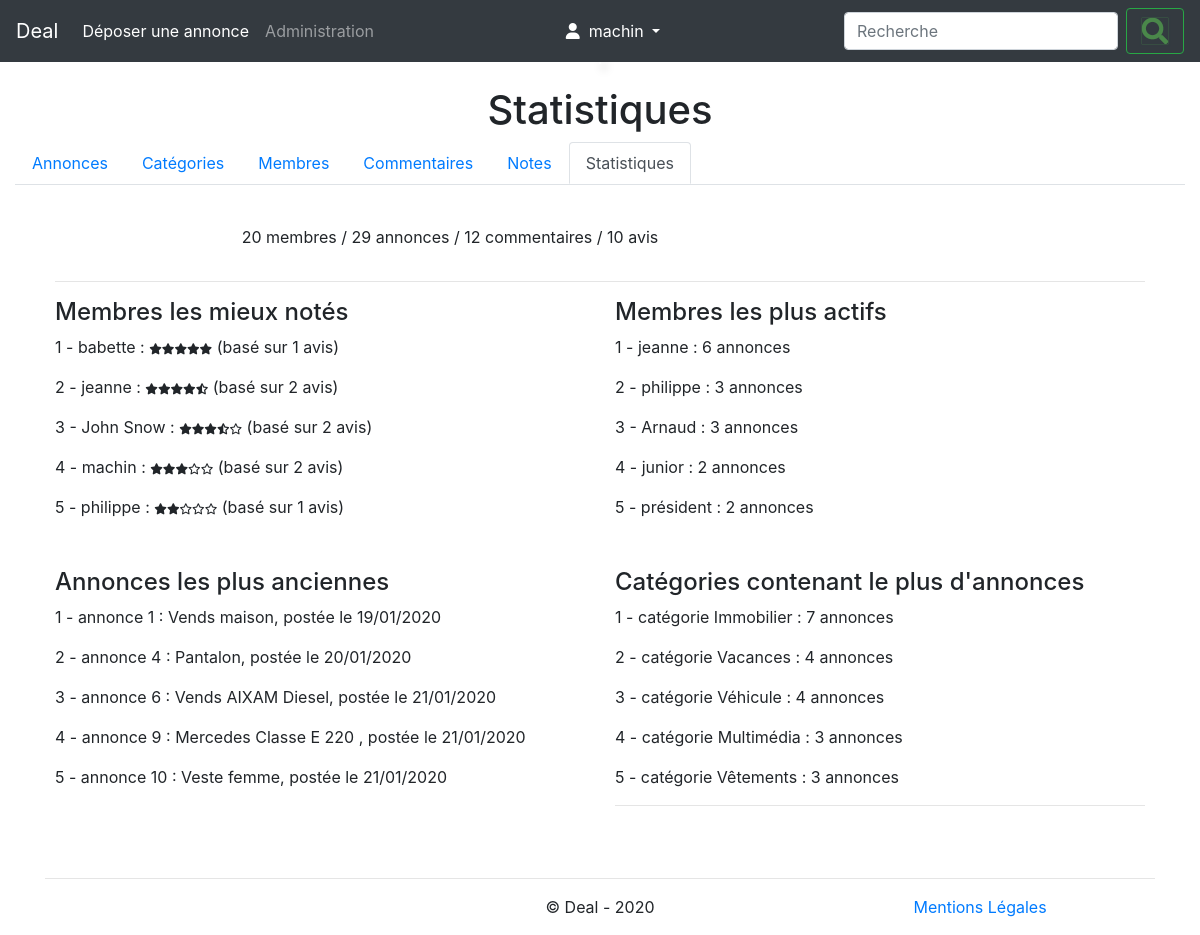
Page /admin/statistiques.php (signed in) on the committed database.
### tables this page shows
CREATE TABLE IF NOT EXISTS `annonce` (
  `id` int(11) NOT NULL AUTO_INCREMENT,
  `titre` varchar(255) NOT NULL,
  `description_courte` varchar(255) NOT NULL,
  `description_longue` text NOT NULL,
  `prix` float NOT NULL,
  `photo` varchar(255) NOT NULL,
  `pays` varchar(100) NOT NULL,
  `ville` varchar(100) NOT NULL,
  `adresse` text NOT NULL,
  `code_postal` char(5) NOT NULL,
  `membre_id` int(11) DEFAULT NULL,
  `categorie_id` int(11) NOT NULL,
  `date_enregistrement` datetime NOT NULL,
  PRIMARY KEY (`id`),
  KEY `membre_id` (`membre_id`),
  KEY `categorie_id` (`categorie_id`)
);

### inc/init.php (called while the page is built, shortened)
<?php
$pdo = new PDO( 'mysql:host=localhost;dbname=deal'
              , 'philippe'
              , 'Philippe'
              , array ( PDO::ATTR_ERRMODE => PDO::ERRMODE_WARNING
              	      , PDO::MYSQL_ATTR_INIT_COMMAND => 'SET NAMES utf8'
              	      )
              );
$contenu = '';
require_once 'functions.php';

### admin/statistiques.php (the view, shortened to what this page needs)
<?php
require_once '../inc/init.php';
$resultat = executerRequete ("SELECT COUNT(*) FROM annonce");
$nombreAnnonces = $resultat->fetch (PDO::FETCH_NUM)[0];
$resultat = executerRequete ("SELECT COUNT(*) FROM membre");
$nombreMembres = $resultat->fetch (PDO::FETCH_NUM)[0];
$resultat = executerRequete ("SELECT COUNT(*) FROM commentaire");
$nombreCommentaires = $resultat->fetch (PDO::FETCH_NUM)[0];
$resultat = executerRequete ("SELECT COUNT(*) FROM note");
$nombreAvis = $resultat->fetch (PDO::FETCH_NUM)[0];
$resultat=executerRequete("SELECT pseudo, COUNT(note) nombreAvis, AVG(note) moyenne FROM membre LEFT JOIN note ON membre.id=note.membre_id2 GROUP BY membre.id ORDER BY moyenne DESC LIMIT 5");
$tableAvis = $resultat->fetchAll (PDO::FETCH_ASSOC);
$resultat=executerRequete("SELECT pseudo, COUNT(annonce.id) nombreAnnonces FROM membre LEFT JOIN annonce ON membre.id=membre_id GROUP BY membre.id ORDER BY nombreAnnonces DESC LIMIT 5");
$tableActifs = $resultat->fetchAll (PDO::FETCH_ASSOC);
$resultat=executerRequete("SELECT id, titre, DATE_FORMAT(date_enregistrement,'%d/%m/%Y') date FROM annonce ORDER BY date_enregistrement LIMIT 5");
$tableAnnonces = $resultat->fetchAll (PDO::FETCH_ASSOC);
$resultat=executerRequete("SELECT categorie.titre titre, COUNT(annonce.id) nombreAnnonces FROM categorie LEFT JOIN annonce ON categorie.id = categorie_id GROUP BY (categorie.id) ORDER BY nombreAnnonces DESC LIMIT 5");
$tableCategories = $resultat->fetchAll (PDO::FETCH_ASSOC);
$contenu .= '<div style="padding:20px; margin:20px;">';
$contenu .=     '<div class="row">';
$contenu .=         '<div class="col-sm-2">';
$contenu .=         '</div>';
$contenu .=         '<div class="col-sm">';
$contenu .=             "<p>$nombreMembres membres / $nombreAnnonces annonces / $nombreCommentaires commentaires / $nombreAvis avis</p>";
$contenu .=         '</div>';
$contenu .=         '<div class="col-sm-12">';
$contenu .=             '<hr>';
$contenu .=         '</div>';
$contenu .=     '</div>';
$contenu .=     '<div class="row">';
$contenu .=         '<div class="col-sm-6">';
$contenu .=             '<h4>Membres les mieux notés</h4>';
for ($i=0; $i<5 && $i<sizeof($tableAvis); $i++)
	$contenu .=         '<p>'.($i+1).' - '. $tableAvis[$i]['pseudo'].' : '.noteEnEtoiles($tableAvis[$i]['moyenne']).' (basé sur '.$tableAvis[$i]['nombreAvis'].' avis)</p>';
$contenu .=         '</div>';
$contenu .=         '<div class="col-sm-6">';
$contenu .=             '<h4>Membres les plus actifs</h4>';
for ($i=0; $i<5 && $i<sizeof($tableActifs); $i++)
	$contenu .=         '<p>'.($i+1).' - '. $tableActifs[$i]['pseudo'].' : '.$tableActifs[$i]['nombreAnnonces'].' annonces</p>';
$contenu .=         '</div>';
$contenu .=     '</div>';
$contenu .=     '<div class="row"><hr></div>';
$contenu .=     '<div class="row">';
$contenu .=         '<div class="col-sm-6">';
$contenu .=             '<h4>Annonces les plus anciennes</h4>';
for ($i=0; $i<5 && $i<sizeof($tableAnnonces); $i++)
	$contenu .=         '<p>'.($i+1).' - annonce '. $tableAnnonces[$i]['id'].' : '.$tableAnnonces[$i]['titre'].', postée le '.$tableAnnonces[$i]['date'].'</p>';
$contenu .=         '</div>';
$contenu .=         '<div class="col-sm-6">';
$contenu .=             '<h4>Catégories contenant le plus d\'annonces</h4>';
for ($i=0; $i<5 && $i<sizeof($tableCategories); $i++)
	$contenu .=         '<p>'.($i+1).' - catégorie '. $tableCategories[$i]['titre'].' : '.$tableCategories[$i]['nombreAnnonces'].' annonce'.(($tableCategories[$i]['nombreAnnonces']*1)>1?'s':'').'</p>';
$contenu .=             '<hr>';
$contenu .=         '</div>';
$contenu .=     '</div>';
$contenu .= '</div>';
require_once '../inc/header.php';
echo $contenu;
require_once '../inc/footer.php';

### rows in the picture
annonce: id "1", titre "Vends maison", date "19/01/2020"
annonce: id "4", titre "Pantalon", date "20/01/2020"
annonce: id "6", titre "Vends AIXAM Diesel", date "21/01/2020"
annonce: id "9", titre "Mercedes Classe E 220", date "21/01/2020"
annonce: id "10", titre "Veste femme", date "21/01/2020"

### other values in the picture
$_SESSION['membre']['pseudo'] "machin"
$titre "Statistiques"
$nombreMembres "20"
$nombreAnnonces "29"
$nombreCommentaires "12"
$nombreAvis "10"
$tableAvis[$i]['pseudo'] "babette"
$tableAvis[$i]['nombreAvis'] "1"
$tableAvis[$i]['pseudo'] "jeanne"
$tableAvis[$i]['nombreAvis'] "2"
$tableAvis[$i]['pseudo'] "John Snow"
$tableAvis[$i]['pseudo'] "machin"
$tableAvis[$i]['pseudo'] "philippe"
$tableActifs[$i]['pseudo'] "jeanne"
$tableActifs[$i]['nombreAnnonces'] "6"
